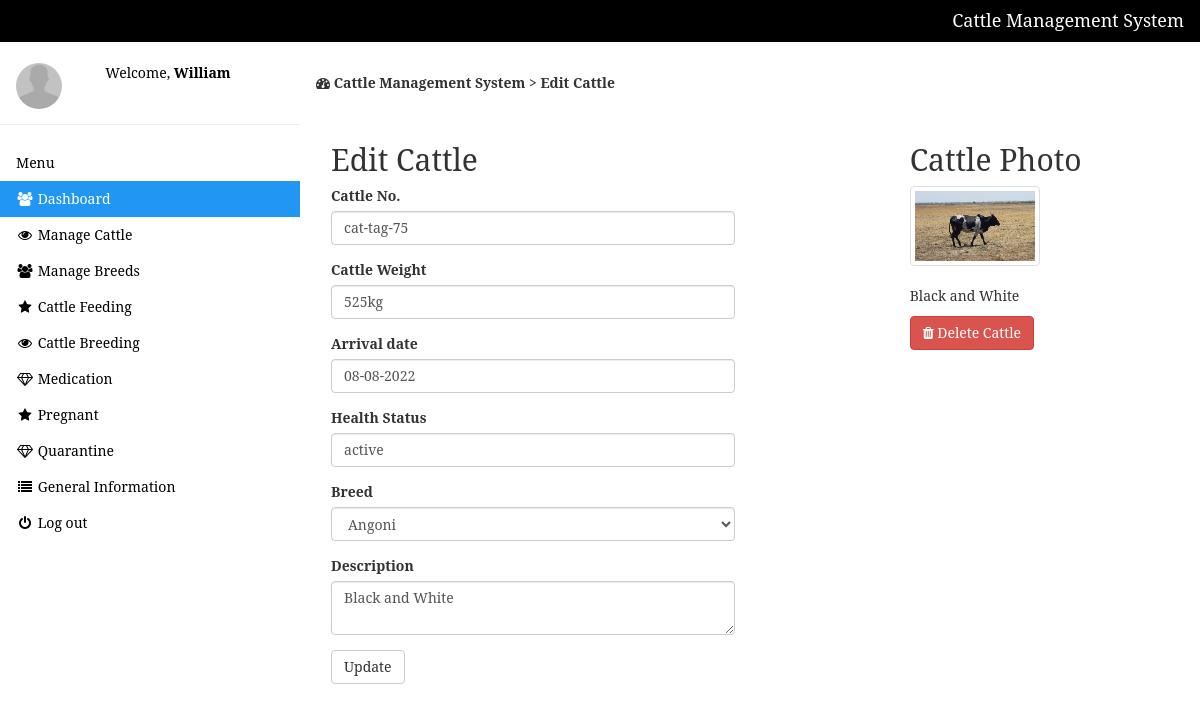
Screenshot of /edit-cattle.php?id=2 (signed in) with the database file from the repository.
### tables this page shows
CREATE TABLE `cattles` (
  `id` int NOT NULL,
  `cattleno` varchar(255) NOT NULL,
  `breed_id` int NOT NULL,
  `weight` varchar(10) NOT NULL,
  `img` varchar(255) NOT NULL,
  `gender` varchar(10) NOT NULL,
  `arrived` varchar(10) NOT NULL,
  `remark` text NOT NULL,
  `health_status` varchar(50) NOT NULL
);

CREATE TABLE `breed` (
  `id` int NOT NULL,
  `name` varchar(255) NOT NULL
);

### edit-cattle.php (the view, shortened to what this page needs)
<?php include 'setting/system.php'; ?>
<?php include 'theme/head.php'; ?>
<?php include 'theme/sidebar.php'; ?>
<?php
 if(!$_GET['id'] OR empty($_GET['id']) OR $_GET['id'] == '')
 {
 	header('location: manage-cattle.php');
 }else{
 	$cattleno = $weight = $gender = $remark = $arr = $bname = $b_id = $health = $img = "";
 	$id = (int)$_GET['id'];
 	$query = $db->query("SELECT * FROM cattles WHERE id = '$id' ");
 	$fetchObj = $query->fetchAll(PDO::FETCH_OBJ);
 	foreach($fetchObj as $obj){
       $cattleno = $obj->cattleno;
       $weight = $obj->weight;
	   $remark = $obj->remark;
	   $arr = $obj->arrived;
	   $b_id = $obj->breed_id;
	   $health = $obj->health_status;
	   $img = $obj->img;
	     $k = $db->query("SELECT * FROM breed WHERE id = '$b_id' ");
       	 $ks = $k->fetchAll(PDO::FETCH_OBJ);
       	 foreach ($ks as $r) {
       	 	$bname = $r->name;
       	 }
 	}
 }
?>
<div class="w3-main" style="margin-left:300px;margin-top:43px;">
  <header class="w3-container" style="padding-top:22px">
    <h5><b><i class="fa fa-dashboard"></i> Cattle Management System > Edit Cattle</b></h5>
  </header>
<div class="w3-container" style="padding-top:22px">
 <div class="w3-row">
 	<div class="col-md-6">
 		<h2>Edit Cattle</h2>
	 	<form method="post">
	 		<div class="form-group">
	 			<label class="control-label">Cattle No.</label>
	 			<input type="text" name="cattleno" class="form-control" value="<?php echo $cattleno; ?>">
	 		</div>
	 		<div class="form-group">
	 			<label class="control-label">Cattle Weight</label>
	 			<input type="text" name="weight" class="form-control" value="<?php echo $weight; ?>">
	 		</div>
	 		<div class="form-group date" data-provide="datepicker">
	 			<label class="control-label">Arrival date</label>
	 			<input type="text" name="arrived" class="form-control" value="<?php echo $arr; ?>">
	 		</div>
	 		<div class="form-group">
	 			<label class="control-label">Health Status</label>
	 			<input type="text" name="status" class="form-control" value="<?php echo $health; ?>">
	 		</div>
	 		<div class="form-group">
	 			<label class="control-label">Breed</label>
	 			<select name="breed" class="form-control">
	 				<option value="<?php echo $b_id; ?>" selected><?php echo $bname; ?></option>
	 			</select>
	 		</div>
	 		<div class="form-group">
	 			<label class="control-label">Description</label>
	 			<textarea class="form-control" name="remark"><?php echo $remark; ?></textarea>
	 		</div>
	 		<button name="submit" type="submit" name="submit" class="btn btn-sn btn-default">Update</button>
	 	</form>
 </div>
 <div class="col-md-4 col-md-offset-2">
 	<h2>Cattle Photo</h2>
 	<img src="<?php echo $img; ?>" width="130" height="120" class="thumbnail img img-responsive">
 	<p class="text-justify text-center">
 		<?php echo $remark; ?>
 	</p>
 	<a class="btn btn-danger btn-md" onclick="return confirm('Continue delete cattle ?')" href="delete.php?id=<?php echo $id ?>"><i class="fa fa-trash"></i> Delete Cattle</a>
 </div>
</div>
</div>
</div>

### theme/head.php (style rules this page uses)
body { font-family: 'Serif'; background-color: #FFFFFF; }

### rows the page displays
cattles: cattleno "cat-tag-75", weight "525kg", arrived "08-08-2022", status "active", remark "Black and White", img (picture)
breed: breed "Angoni"

### other values shown
NAME_ "Cattle Management System"
$_SESSION['user'] "William"
